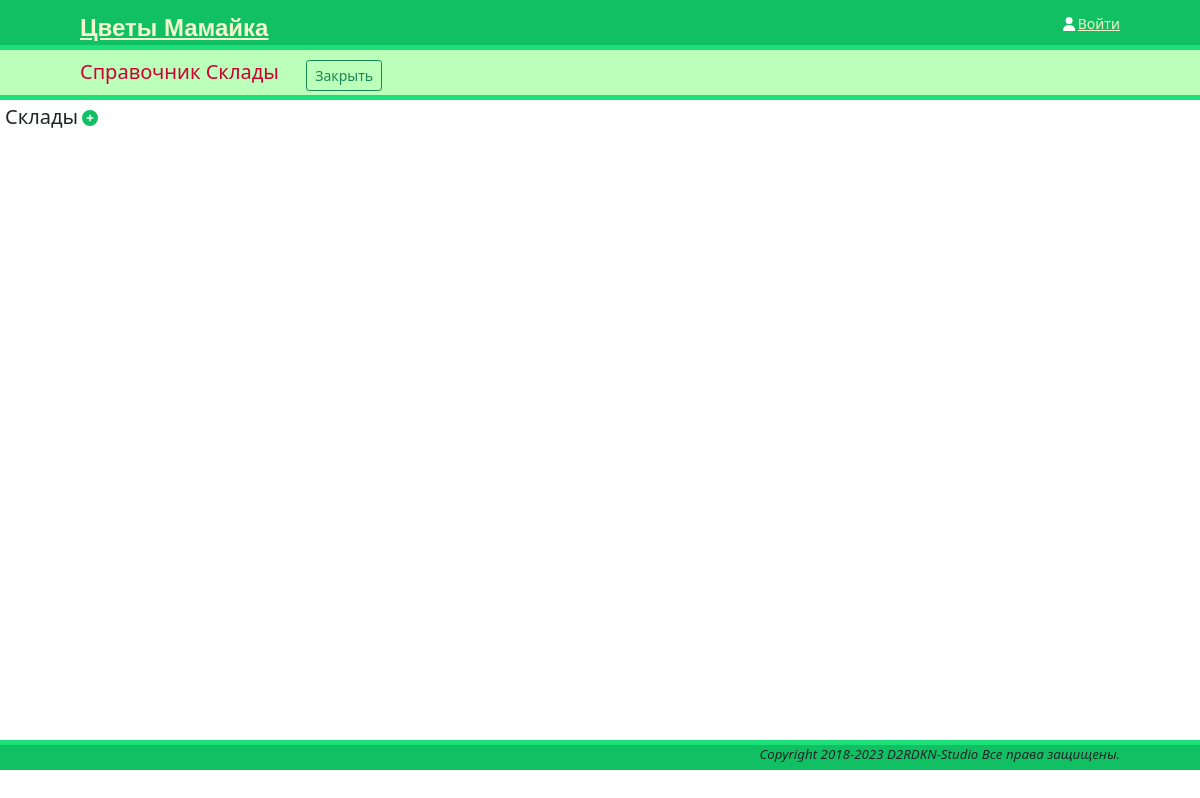
Before: /references/stores/ with the older database file.
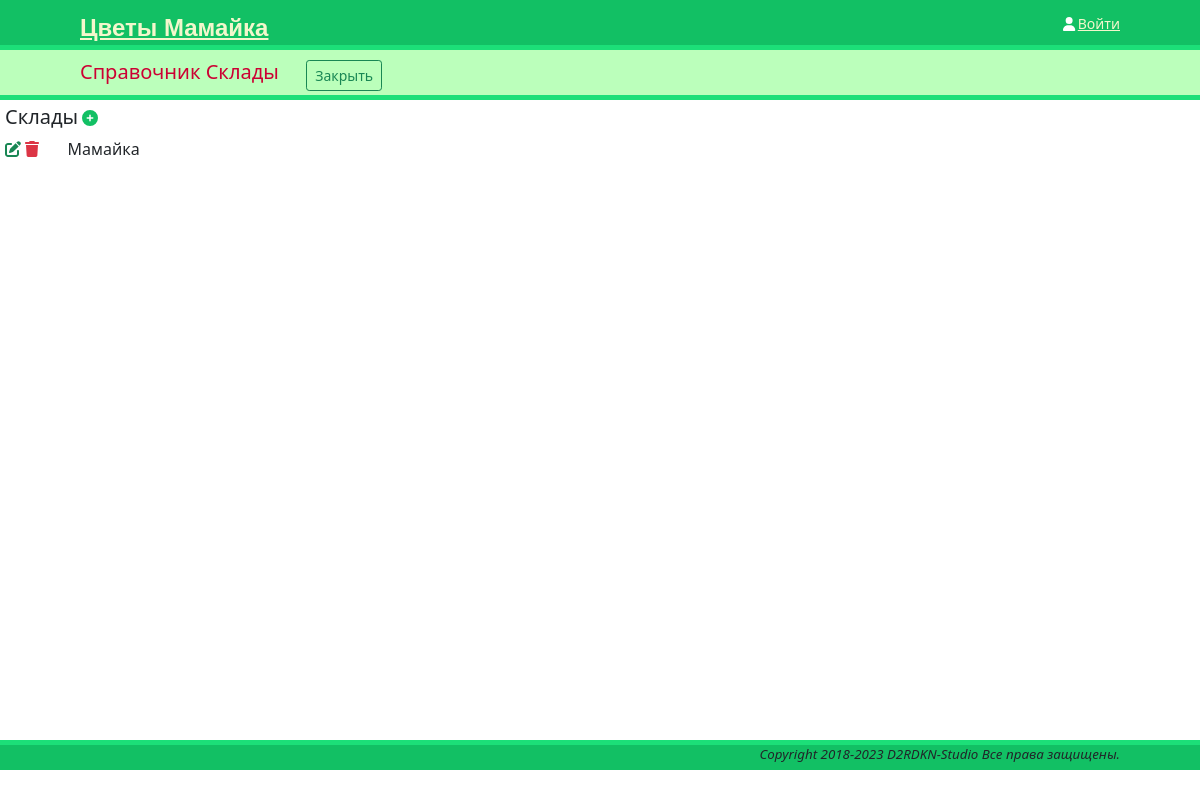
After: the same page with the newer database file.
### references/stores/models.py (models this page shows, shortened)
class Stores(models.Model):
    name = models.CharField(max_length=128, verbose_name='Наименование')
    slug = models.SlugField(unique=True)
    def __str__(self):
        return self.name
    class Meta:
        verbose_name = 'Склад'
        verbose_name_plural = 'Склады'

### references/stores/views.py (the view)
# urls.py: path('', stores_views.StoresList.as_view(), name='stores_list'),
class StoresList(ListView):
    model = Stores
    context_object_name = 'stores'
    template_name = 'references/stores/list.html'

### templates/references/stores/list.html (shortened to what this page needs)
{% extends "onepage.html" %}
{% load static %}
{% block subheader %}
    <span class="inline">
        <h5> Справочник Склады </h5>
    </span>
    <a href="{% url 'references' %}" class="btn btn-outline-success btn-sm">Закрыть</a>
{% endblock %}
{% block main %}
    <h5 class="inline"> Склады </h5>
    <span class="inline"> <a href="new"><i class="fa-solid fa-circle-plus"></i></a> </span>
    {% for el in stores %}
        <div class="row">
            <div class="col">
                <a href="{% url 'store_detail' el.slug %}" class="text-success"><i class="fa-solid fa-pen-to-square"></i></a>
                <a href="{% url 'store_del' el.slug %}" class="text-danger"><i class="fa-solid fa-trash"></i></a>
                {{ el }}
            </div>
        </div>
    {% endfor %}
{% endblock %}

Changed rows visible on the page:
added Stores: name "Мамайка"
